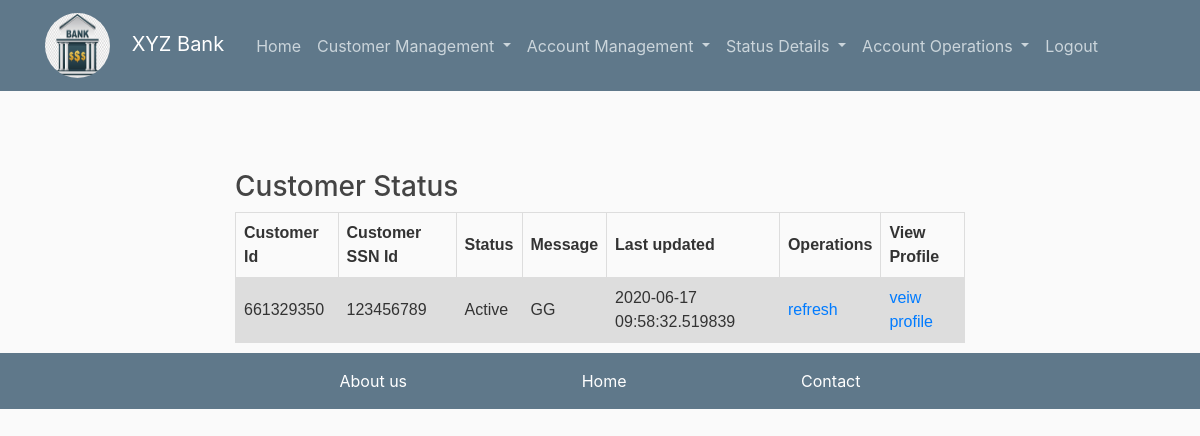
Before: /status/cust (signed in) with the older database file.
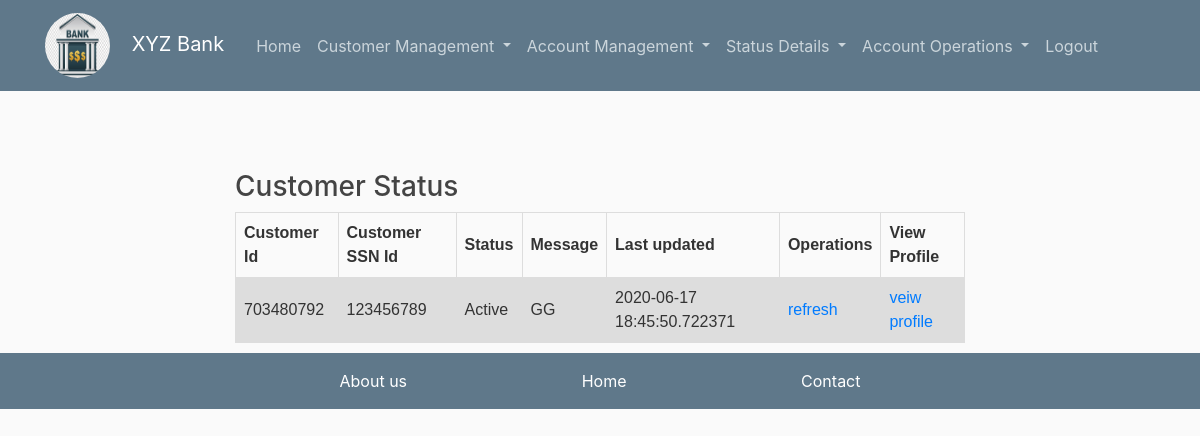
After: the same page with the newer database file.
### flaskblog/models.py (models this page shows, shortened)
class Customer(db.Model):
    __tablename__ = 'customer'
    id = db.Column(db.Integer, primary_key=True)
    cid = db.Column(db.Integer, unique=True, )
    ssnid = db.Column(db.Integer,unique=True, nullable=False, )
    name = db.Column(db.String(20), nullable=False)
    age = db.Column(db.String(100), nullable=False)
    address = db.Column(db.String(100), nullable=False)
    city = db.Column(db.String(100), nullable=False)
    state= db.Column(db.String(100), nullable=False)
    status = db.Column(db.String(100),nullable= False)
    last_updated = db.Column(db.DateTime,nullable = False, default = datetime.utcnow)
    customerstatus = db.relationship('Customerstatus', backref='customer', lazy='dynamic',primaryjoin="and_(Customer.ssnid==Customerstatus.cssnid,Customer.cid==Customerstatus.ccid,Customer.status==Customerstatus.cstatus)")
    operation = db.relationship('Accountoperation', backref='customer', lazy='dynamic', primaryjoin="and_(Customer.cid==Accountoperation.ccid,Customer.status==Accountoperation.cstatus)")
    accountrelo=db.relationship('Account',backref='custm',lazy=True)

### flaskblog/routes.py (the view)
@app.route("/status/<tags>",methods=['POST','GET'])
@login_required
def status(tags):
    if tags=='cust':
        data=Customer.query.all()
    elif tags=='acc':
        data=Account.query.all()
    return render_template('customer/customer_accstatus.html',tag=tags,items=data,legend='Account statement' ,title='Withdraw')

### flaskblog/models.py (called while the page is built)
@login_manager.user_loader
def load_user(user_id):
    return User.query.get(int(user_id))

### flaskblog/templates/customer/customer_accstatus.html (shortened to what this page needs)
{%extends 'layout.html'%}
{%block content%}
    {%if tag=="cust"%}
        <div><h3>
            Customer Status
        </h3></div>
        <div id="customertables" style="padding-bottom: 10px; display: block;">
            <table>
                <tr>
                <th>Customer Id</th>
                <th>Customer SSN Id</th>
                <th>Status</th>
                <th>Message</th>
                <th>Last updated</th>
                <th>Operations</th>
                <th>View Profile</th>
                </tr>
                {% for item in items%}
                    <tr>
                        <td>{{item.cid}}</td>
                        <td>{{item.ssnid}}</td>
                        <td>{{item.status}}</td>
                        <td>GG</td>
                        <td>{{item.last_updated}}</td>
                        <td><a href="#">refresh</a></td>
                        <td><a href="#">veiw profile</a></td>
                    </tr>
                {%endfor%}
            </table>
        </div>
    {%endif%}
{%endblock content%}

### flaskblog/templates/layout.html (shortened to what this page needs)
<!DOCTYPE html>
<html lang="en">
<head>
    <link rel="stylesheet" href="https://maxcdn.bootstrapcdn.com/bootstrap/4.0.0/css/bootstrap.min.css">
    <link rel="stylesheet" type="text/css" href="{{ url_for('static', filename='main.css') }}">
</head>
<body style='padding-top:10px'>
  <div class="container">
    <header class="site-header">
        <nav class="navbar navbar-expand-md navbar-dark bg-steel fixed-top">
          <div class="container">
            <a class="navbar-brand mr-4" href="/">
              <img class="rounded-circle article-img" src="{{ url_for('static', filename='profile_pics/bank.jpg' ) }}">
              XYZ Bank</a>
            <div class="collapse navbar-collapse" id="navbarToggle">
              <div class="navbar-nav mr-auto ">
                {% if current_user.is_authenticated %}
                  <a class="nav-item nav-link" href="{{ url_for('home') }}">Home</a>
                  <li class="nav-item dropdown">
                    <a class="nav-link dropdown-toggle" href="#" id="navbarDropdown" role="button" data-toggle="dropdown" aria-haspopup="true" aria-expanded="false">
                      Customer Management
                    </a>
                  </li>
                  <li class="nav-item dropdown">
                    <a class="nav-link dropdown-toggle" href="#" id="navbarDropdown" role="button" data-toggle="dropdown" aria-haspopup="true" aria-expanded="false">
                      Account Management
                    </a>
                  </li>
                  <li class="nav-item dropdown">
                    <a class="nav-link dropdown-toggle" href="#" id="navbarDropdown" role="button" data-toggle="dropdown" aria-haspopup="true" aria-expanded="false">
                      Status Details
                    </a>
                  </li>
                  <li class="nav-item dropdown">
                    <a class="nav-link dropdown-toggle" href="#" id="navbarDropdown" role="button" data-toggle="dropdown" aria-haspopup="true" aria-expanded="false">
                      Account Operations
                    </a>
                  </li>
                  <a class="nav-item nav-link" href="{{ url_for('logout') }}">Logout</a>
                {% else %}
                  <a class="nav-item nav-link" href="{{ url_for('login') }}">Login</a>
                {% endif %}
              </div>
            </div>
          </div>
        </nav>
      </header>
  </div>
      <main  role="main" class="container">
        <div class="row justify-content-md-center">
          <div class="col-md-8">
            {% block content %}{% endblock %}
          </div>
        </div>
      </main>
      <footer class="page-footer">
        <div class="row justify-content-md-center">
        <div class="col-sm-6 ">
          <nav class="navbar  navbar-light mr-auto ">
            <a class="nav-item nav-link" style="color: #ffffff" href="{{ url_for('about') }}">About us</a>
            <a class="nav-item nav-link" style="color: #ffffff" href="{{ url_for('home') }}">Home</a>
            <a class="nav-item nav-link" style="color: #ffffff" href="{{ url_for('contact') }}">Contact</a>
          </nav>
        </div>
      </div>
      </footer>
  </body>
</html>

### flaskblog/static/main.css (style rules this page uses)
html,body { background: #fafafa; color: #333333; margin-top: 5rem; }
h1, h2, h3, h4, h5, h6 { color: #444444; }
.page-footer { background-color: #5f788a; }
.bg-steel { background-color: #5f788a; }
.site-header .navbar-nav .nav-link { color: #cbd5db; }
.article-img { height: 65px; width: 65px; margin-right: 16px; }
table { font-family: arial, sans-serif; border-collapse: collapse; width: 100%; }
td, th { border: 1px solid #dddddd; text-align: left; padding: 8px; }
tr:nth-child(even) { background-color: #dddddd; }

Changed rows visible on the page:
changed Customer "Active": cid "661329350" → "703480792"; last_updated "2020-06-17 09:58:32.519839" → "2020-06-17 18:45:50.722371"
